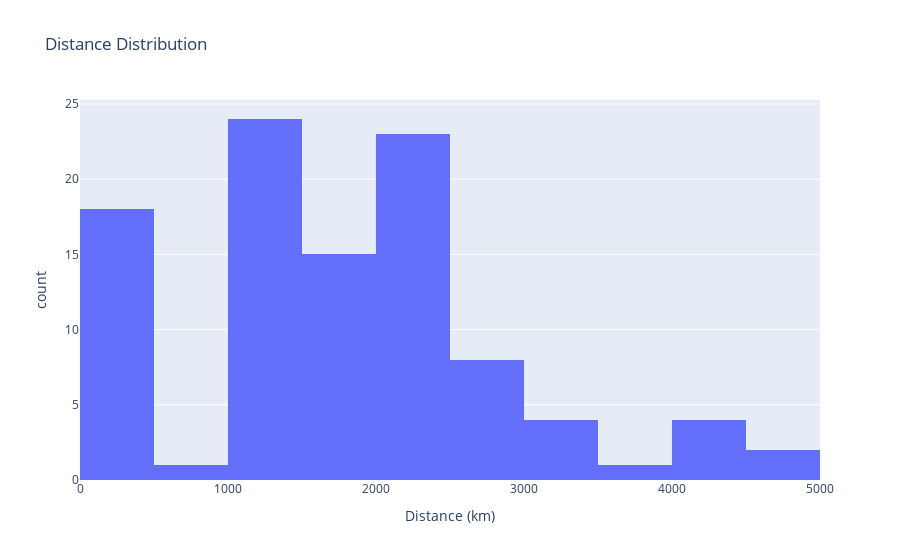

Notebook code cell kept with this figure:
### Code cell
import plotly.express as px

fig = px.histogram(
    df_summary, 
    x='distance_km',
    nbins=20,
    title='Distance Distribution',
    labels={'distance_km': 'Distance (km)', 'count': 'Number of trajectories'}
)
fig.write_html('../data/plots/distance_histogram.html')
fig.show()

### Figure 1 — Plotly figure (JSON) as saved in the notebook; plotly's stock layout.template omitted (floating-point values rounded to 4 significant figures)
{"data": [{"bingroup": "x", "hovertemplate": "Distance (km)=%{x}<br>count=%{y}<extra></extra>", "legendgroup": "", "marker": {"color": "#636efa", "pattern": {"shape": ""}}, "name": "", "nbinsx": 20, "orientation": "v", "showlegend": false, "type": "histogram", "x": [385.1, 1266.0, 364.7, 1033.0, 2115.0, 2494.0, 4820.0, 1068.0, 2627.0, 2394.0, 1599.0, 2881.0, 152.8, 1913.0, 498.9, 2493.0, 1277.0, 385.1, 4494.0, 1320.0, 4403.0, 1770.0, 2273.0, 3247.0, 2272.0, 2493.0, 1807.0, 1807.0, 2625.0, 2881.0, 704.2, 152.8, 1913.0, 2221.0, 1266.0, 348.1, 2221.0, 1560.0, 2625.0, 1224.0, 1154.0, 2314.0, 348.3, 1319.0, 1418.0, 2493.0, 1936.0, 1807.0, 4367.0, 1155.0, 385.1, 1771.0, 2314.0, 348.1, 2423.0, 2881.0, 1771.0, 1420.0, 2221.0, 1600.0, 3503.0, 2077.0, 3247.0, 2527.0, 362.6, 223.4, 152.8, 2423.0, 151.8, 2077.0, 1600.0, 1041.0, 1068.0, 219.1, 2063.0, 2493.0, 2493.0, 3247.0, 1319.0, 1041.0, 348.1, 1936.0, 364.7, 1277.0, 223.4, 4822.0, 1266.0, 1155.0, 3247.0, 4299.0, 1319.0, 2117.0, 1121.0, 2140.0, 2117.0, 2527.0, 1701.0, 1273.0, 1420.0, 1420.0], "xaxis": "x", "yaxis": "y"}], "layout": {"barmode": "relative", "legend": {"tracegroupgap": 0}, "title": {"text": "Distance Distribution"}, "xaxis": {"anchor": "y", "domain": [0, 1], "title": {"text": "Distance (km)"}}, "yaxis": {"anchor": "x", "domain": [0, 1], "title": {"text": "count"}}}}
